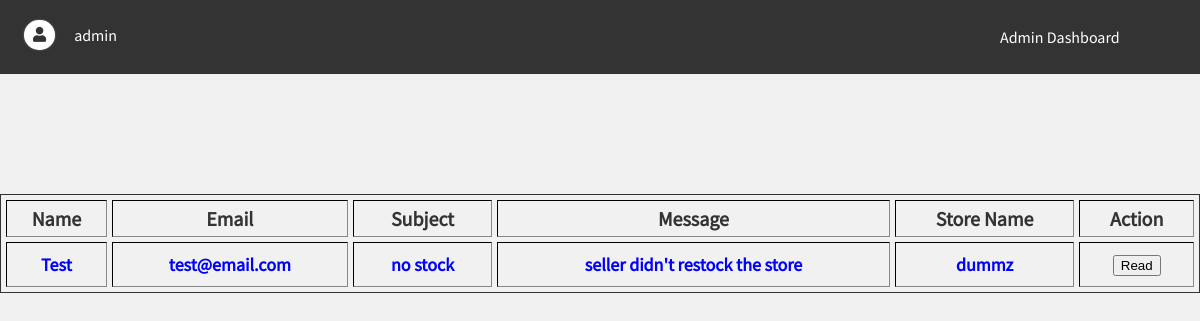
Page /admin/userComplaint.php (signed in) on the committed database.
### tables this page shows
CREATE TABLE `UserComplaint` (
  `id` int(11) NOT NULL,
  `name` varchar(100) NOT NULL,
  `email` varchar(100) NOT NULL,
  `subject` varchar(150) NOT NULL,
  `message` varchar(500) NOT NULL,
  `seller_id` int(11) NOT NULL,
  `status` varchar(250) NOT NULL
);

CREATE TABLE `Sellers` (
  `id` int(11) NOT NULL,
  `fname` varchar(100) NOT NULL,
  `lname` varchar(100) NOT NULL,
  `gender` varchar(50) NOT NULL,
  `email` varchar(255) NOT NULL,
  `password` varchar(255) NOT NULL,
  `dob` date NOT NULL,
  `studentID` varchar(50) NOT NULL,
  `IDNum` int(30) NOT NULL,
  `contact` varchar(300) NOT NULL,
  `bankName` varchar(250) NOT NULL,
  `accountNumber` varchar(200) NOT NULL,
  `recipient` varchar(250) NOT NULL,
  `store` varchar(350) NOT NULL,
  `sellerStatus` varchar(100) NOT NULL
);

### admin/userComplaint.php (the view, shortened to what this page needs)
<?php
$userClass = new UserClass();
$adminName = $_SESSION['username'];
?>
<!DOCTYPE html>
<html>
<head>
	<link rel="stylesheet" href="https://use.fontawesome.com/releases/v5.2.0/css/all.css">
	<link rel="stylesheet" type="text/css" href="../css/main.css">
	<link rel="stylesheet" type="text/css" href="../css/grid.css">
	<link rel="stylesheet" type="text/css" href="../css/style.css">
</head>
<body>
<div class="content7">
	<div class="header">
		<div class="userAccount">
			<div class='dropdown1'>
				<i class='fa fa-user'></i><a onclick='Function1()' class='LoginStatus'><?php echo $adminName ?></a>
			</div>
		</div>
	</div>
	<div class="header2">
    	<a href="./adminDashboard.php"><label>Admin Dashboard</label></a>
  	</div>
	<div id="display" class="main">
		<table border="1" cellspacing="5" cellpadding="5" width="100%">
	<thead>
		<tr>
			<th>Name</th>
			<th>Email</th>
			<th>Subject</th>
			<th>Message</th>
			<th>Store Name</th>
			<th>Action</th>
		</tr>
	</thead>
	<tbody>
	<?php
		$dbConnection = $userClass->DBConnect();
		$result = $dbConnection->prepare("SELECT * FROM `UserComplaint` WHERE `status` = 'unread' ORDER BY id ASC");
		$result->execute();
		for($i=0; $row = $result->fetch(); $i++){
			$sellerID = $row['seller_id'];
	?>
		<form method="post">
		<tr>
			<td><label><?php echo $row["name"]; ?></label></td>
			<td><label><?php echo $row['email']; ?></label></td>
			<td><label><?php echo $row['subject']; ?></label></td>
			<td><label><?php echo $row['message']; ?></label></td>
			<?php
			$result2 = $dbConnection->prepare("SELECT * FROM `Sellers` WHERE `id` = :id");
			$result2->bindParam(":id", $sellerID,PDO::PARAM_INT);
			$result2->execute();
			$data=$result2->fetch(PDO::FETCH_OBJ);
			?>
			<td><label><?php echo $data->store; ?></label></td>
			<td>
				<input type="submit" name="Read" value="Read" >
			</td>
		</tr>
		</form>
		<?php } ?>
	</tbody>
</table>
	</div>
</div>
</body>
</html>

### css/main.css (style rules this page uses)
html, body { height: 100%; margin: 0; scroll-behavior: smooth; }
body { font-family: 'SourceSansPro'; font-weight: normal; background: #f1f1f1; }
a { color: white; }

### css/grid.css (style rules this page uses)
.content7 { display: grid; grid-template-columns: repeat(6, 1fr); grid-auto-rows: minmax(60px, auto); margin: 0 auto; grid-template-areas: "header header header header header header2" ". . . . . ." ". . . . . ." "main main main main main main"; text-align: center; }
.header { grid-area: header; }
.header2 { grid-area: header2; background-color: #333; display: flex; align-items: center; }
.main { grid-area: main; }

### css/style.css (style rules this page uses)
.header { display: absolute; background-color: #333; top: 0; width: 100%; color: #FFFFFF; }
.userAccount { float: left; margin-left: 2vw; padding-top: 0.5vw; padding-bottom: 0.5vw; }
.userAccount i { display: inline-block; background-color: #FFFFFF; border-radius: 80px; box-shadow: 0px 0px 2px #888; padding: 0.5em 0.6em; font-size: 15px; color: #333; }
.header2 label { color: #FFFFFF; cursor: pointer; }
.header2 a { text-decoration: none; }
.LoginStatus { float: left; padding: 19px; text-decoration: none; cursor: pointer; }
.fa-user { float: left; color: #333; margin-top: 0.9em; padding-left: 1em; padding-right: 1em; }
.dropdown1 { position: relative; display: inline-block; }
.main { padding-bottom: 4em; }
.product2 p, label { color: #333; }
.product3 p, label { color: #333; }
#display td { text-align:center; padding:10px; }
#display table { margin:auto; border:#333 1px solid; }
#display label { font-size:18px; color:blue; font-weight: bold; }
#display th { color:#333; font-size:20px; }

### rows in the picture
usercomplaint: name "Test", email "test@email.com", subject "no stock", message "seller didn't restock the store", seller.store "dummz"

### other values in the picture
$adminName "admin"
